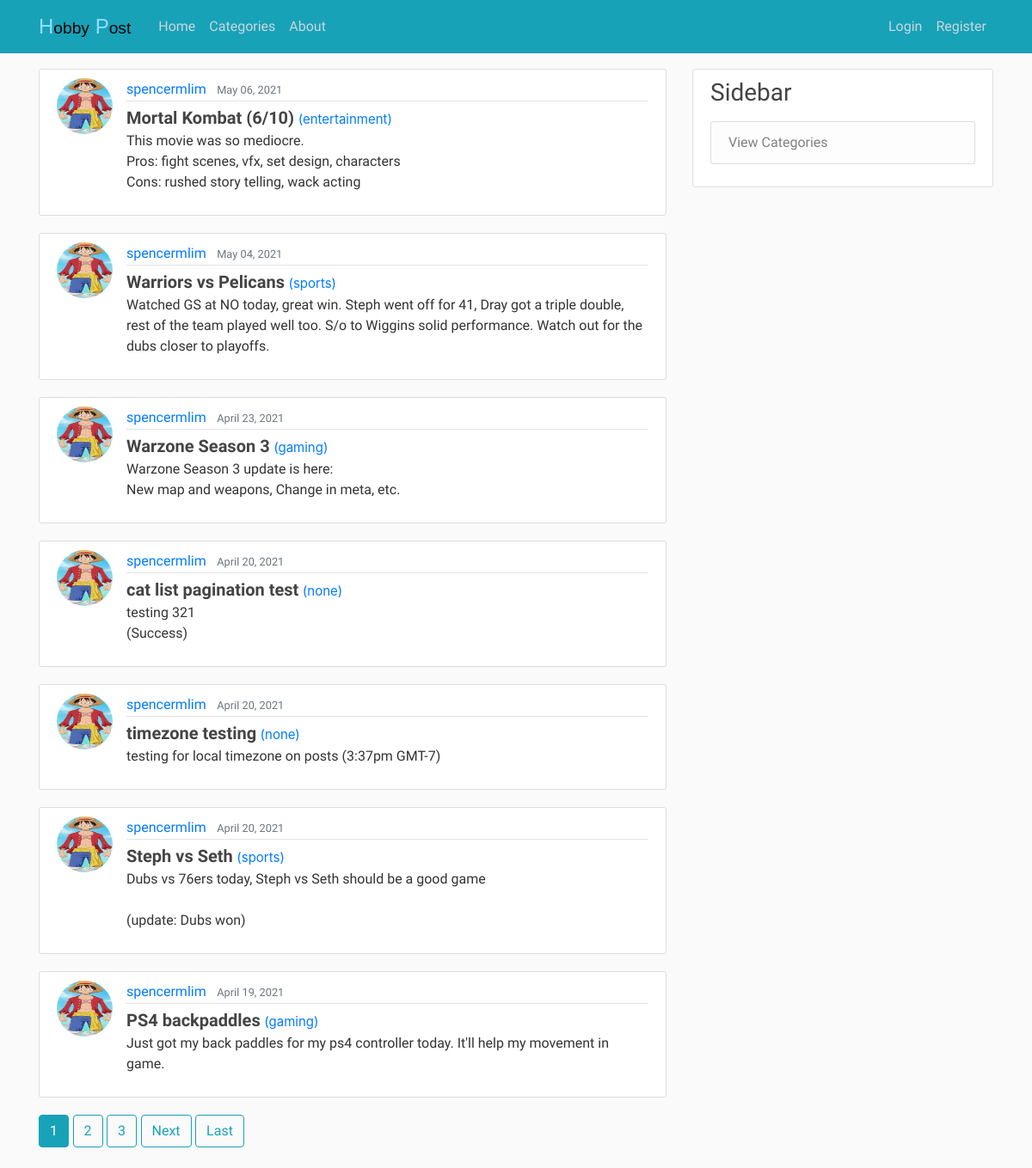
Before: / with the older database file.
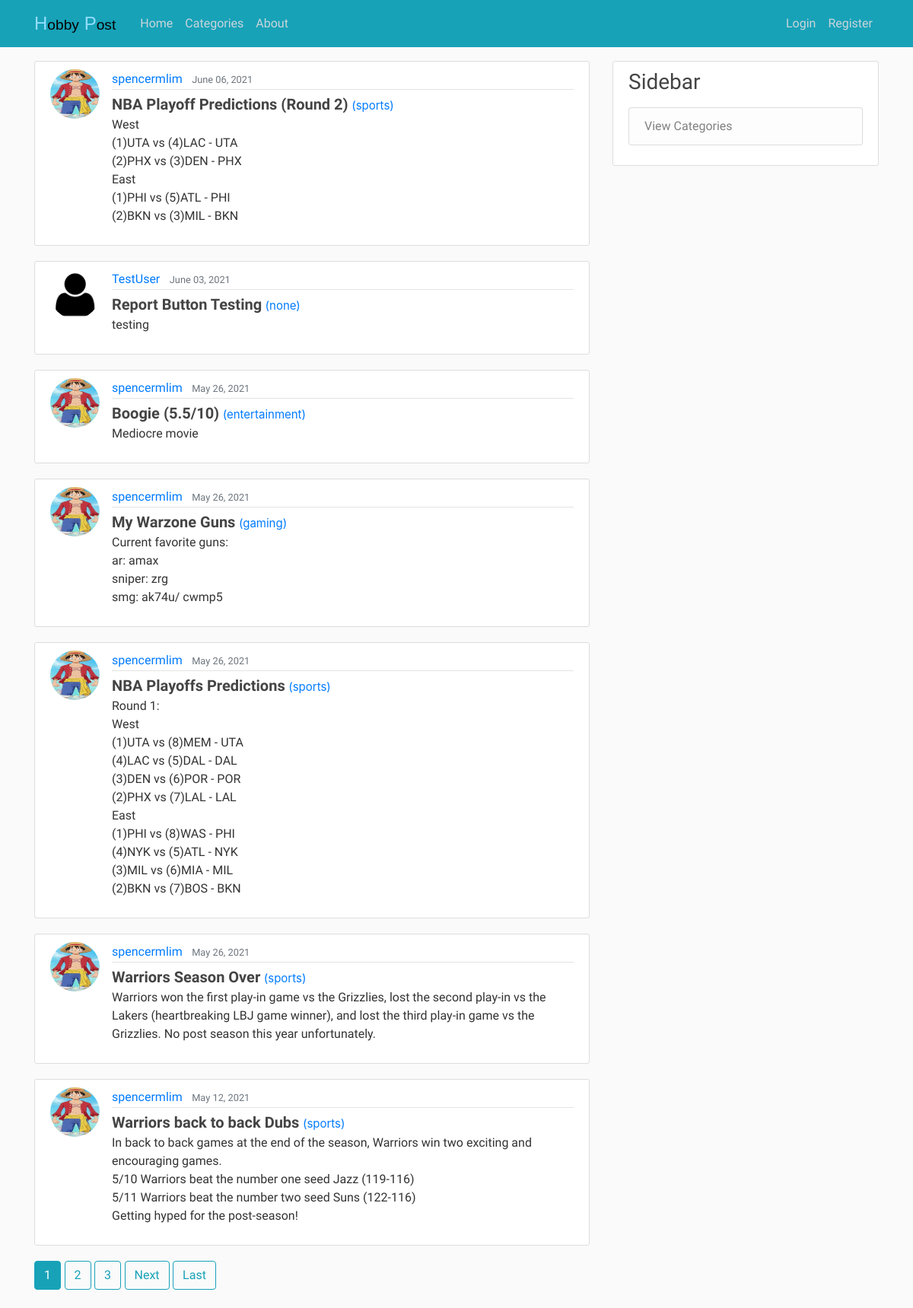
After: the same page with the newer database file.
### blog/models.py (models this page shows, shortened)
class Post(models.Model):
    title = models.CharField(max_length=100)
    content = models.TextField()
    date_posted = models.DateTimeField(default=timezone.now)
    author = models.ForeignKey(User, on_delete=models.CASCADE)
    category = models.CharField(max_length=100, default='none')
    likes = models.ManyToManyField(User, related_name='blog_posts')

### users/models.py (models this page shows, shortened)
class Profile(models.Model):
    user = models.OneToOneField(User, on_delete=models.CASCADE)
    image = models.ImageField(default='default.jpg', upload_to='profile_pics')

### blog/views.py (the view)
# urls.py: path('', PostListView.as_view(), name='blog-home'),
class PostListView(ListView):
    model = Post
    template_name ='blog/home.html' # <app>/<model>_<viewtype>.html
    context_object_name = 'posts'
    ordering = ['-date_posted']
    paginate_by = 7
    def get_context_data(self, *args, **kwargs):
        cat_menu = Category.objects.all()
        context = super(PostListView, self).get_context_data(*args, **kwargs)
        context["cat_menu"] = cat_menu
        return context

### blog/templates/blog/home.html (shortened to what this page needs)
{% extends "blog/base.html" %}
{% block content %}
    {% for post in posts %}
        <article class="media content-section">
            <img class="rounded-circle article-img" src="{{ post.author.profile.image.url }}">
            <div class="media-body">
            <div class="article-metadata">
                <a id="home-fonts" class="mr-2" href="{% url 'user-posts' post.author.username %}">{{ post.author }}</a>
                <small id="home-fonts" class="text-muted">{{ post.date_posted|date:"F d, Y"}}</small>
            </div>
            <span><a id="home-fonts" class="article-title" style="font-size: 20px; font-weight:bold" href="{% url 'post-detail' post.id %}">{{ post.title }}</a></span> <span><a style="font-size: 15px;" href="{% url 'category' post.category %}">({{ post.category }})</a></span>
            <p id="home-fonts" class="article-content">{{ post.content }}</p>
            </div>
        </article>
    {% endfor %}
    {% if is_paginated %}
        {% for num in page_obj.paginator.page_range %}
            {% if page_obj.number == num %}
                <a id="home-fonts" class="btn btn-info mb-4" href="?page={{ num }}">{{ num }}</a>
            {% elif num > page_obj.number|add:'-3' and num < page_obj.number|add:'3' %}
                <a id="home-fonts" class="btn btn-outline-info mb-4" href="?page={{ num }}">{{ num }}</a>
            {% endif %}
        {% endfor %}
        {% if page_obj.has_next %}
            <a id="home-fonts" class="btn btn-outline-info mb-4" href="?page={{ page_obj.next_page_number }}">Next</a>
            <a id="home-fonts" class="btn btn-outline-info mb-4" href="?page={{ page_obj.paginator.num_pages }}">Last</a>
        {% endif %}
    {% endif %}
{% endblock content %}

Changed rows visible on the page:
no longer on this page (row edited): Post: author.profile.image (picture), author "spencermlim", date_posted "May 06, 2021", title "Mortal Kombat (6/10)", category "entertainment", content "This movie was so mediocre. Pros: fight scenes, vfx, set design, characters Cons: rushed story telling, wack acting"
no longer on this page (row unchanged): Post: author.profile.image (picture), author "spencermlim", date_posted "May 04, 2021", title "Warriors vs Pelicans", category "sports", content "Watched GS at NO today, great win. Steph went off for 41, Dray got a triple double, rest of the team played well too. S/o to Wiggins solid performance. Watch out for the dubs closer to playoffs."
no longer on this page (row unchanged): Post: author.profile.image (picture), author "spencermlim", date_posted "April 23, 2021", title "Warzone Season 3", category "gaming", content "Warzone Season 3 update is here: New map and weapons, Change in meta, etc."
no longer on this page (row unchanged): Post: author.profile.image (picture), author "spencermlim", date_posted "April 20, 2021", title "cat list pagination test", category "none", content "testing 321 (Success)"
no longer on this page (row unchanged): Post: author.profile.image (picture), author "spencermlim", date_posted "April 20, 2021", title "timezone testing", category "none", content "testing for local timezone on posts (3:37pm GMT-7)"
no longer on this page (row unchanged): Post: author.profile.image (picture), author "spencermlim", date_posted "April 20, 2021", title "Steph vs Seth", category "sports", content "Dubs vs 76ers today, Steph vs Seth should be a good game (update: Dubs won)"
no longer on this page (row unchanged): Post: author.profile.image (picture), author "spencermlim", date_posted "April 19, 2021", title "PS4 backpaddles", category "gaming", content "Just got my back paddles for my ps4 controller today. It'll help my movement in game."
added Post: author.profile.image (picture), author "spencermlim", date_posted "June 06, 2021", title "NBA Playoff Predictions (Round 2)", category "sports", content "West (1)UTA vs (4)LAC - UTA (2)PHX vs (3)DEN - PHX East (1)PHI vs (5)ATL - PHI (2)BKN vs (3)MIL - BKN"
added Post: author.profile.image (placeholder picture), author "TestUser", date_posted "June 03, 2021", title "Report Button Testing", category "none", content "testing"
added Post: author.profile.image (picture), author "spencermlim", date_posted "May 26, 2021", title "Boogie (5.5/10)", category "entertainment", content "Mediocre movie"
added Post: author.profile.image (picture), author "spencermlim", date_posted "May 26, 2021", title "My Warzone Guns", category "gaming", content "Current favorite guns: ar: amax sniper: zrg smg: ak74u/ cwmp5"
added Post: author.profile.image (picture), author "spencermlim", date_posted "May 26, 2021", title "NBA Playoffs Predictions", category "sports", content "Round 1: West (1)UTA vs (8)MEM - UTA (4)LAC vs (5)DAL - DAL (3)DEN vs (6)POR - POR (2)PHX vs (7)LAL - LAL East (1)PHI vs (8)WAS - PHI (4)NYK vs (5)ATL - NYK (3)MIL vs (6)MIA - MIL (2)BKN vs (7)BOS - BKN"
added Post: author.profile.image (picture), author "spencermlim", date_posted "May 26, 2021", title "Warriors Season Over", category "sports", content "Warriors won the first play-in game vs the Grizzlies, lost the second play-in vs the Lakers (heartbreaking LBJ game winner), and lost the third play-in game vs the Grizzlies. No post season this year unfortunately."
added Post: author.profile.image (picture), author "spencermlim", date_posted "May 12, 2021", title "Warriors back to back Dubs", category "sports", content "In back to back games at the end of the season, Warriors win two exciting and encouraging games. 5/10 Warriors beat the number one seed Jazz (119-116) 5/11 Warriors beat the number two seed Suns (122-116) Getting hyped for the post-season!"
